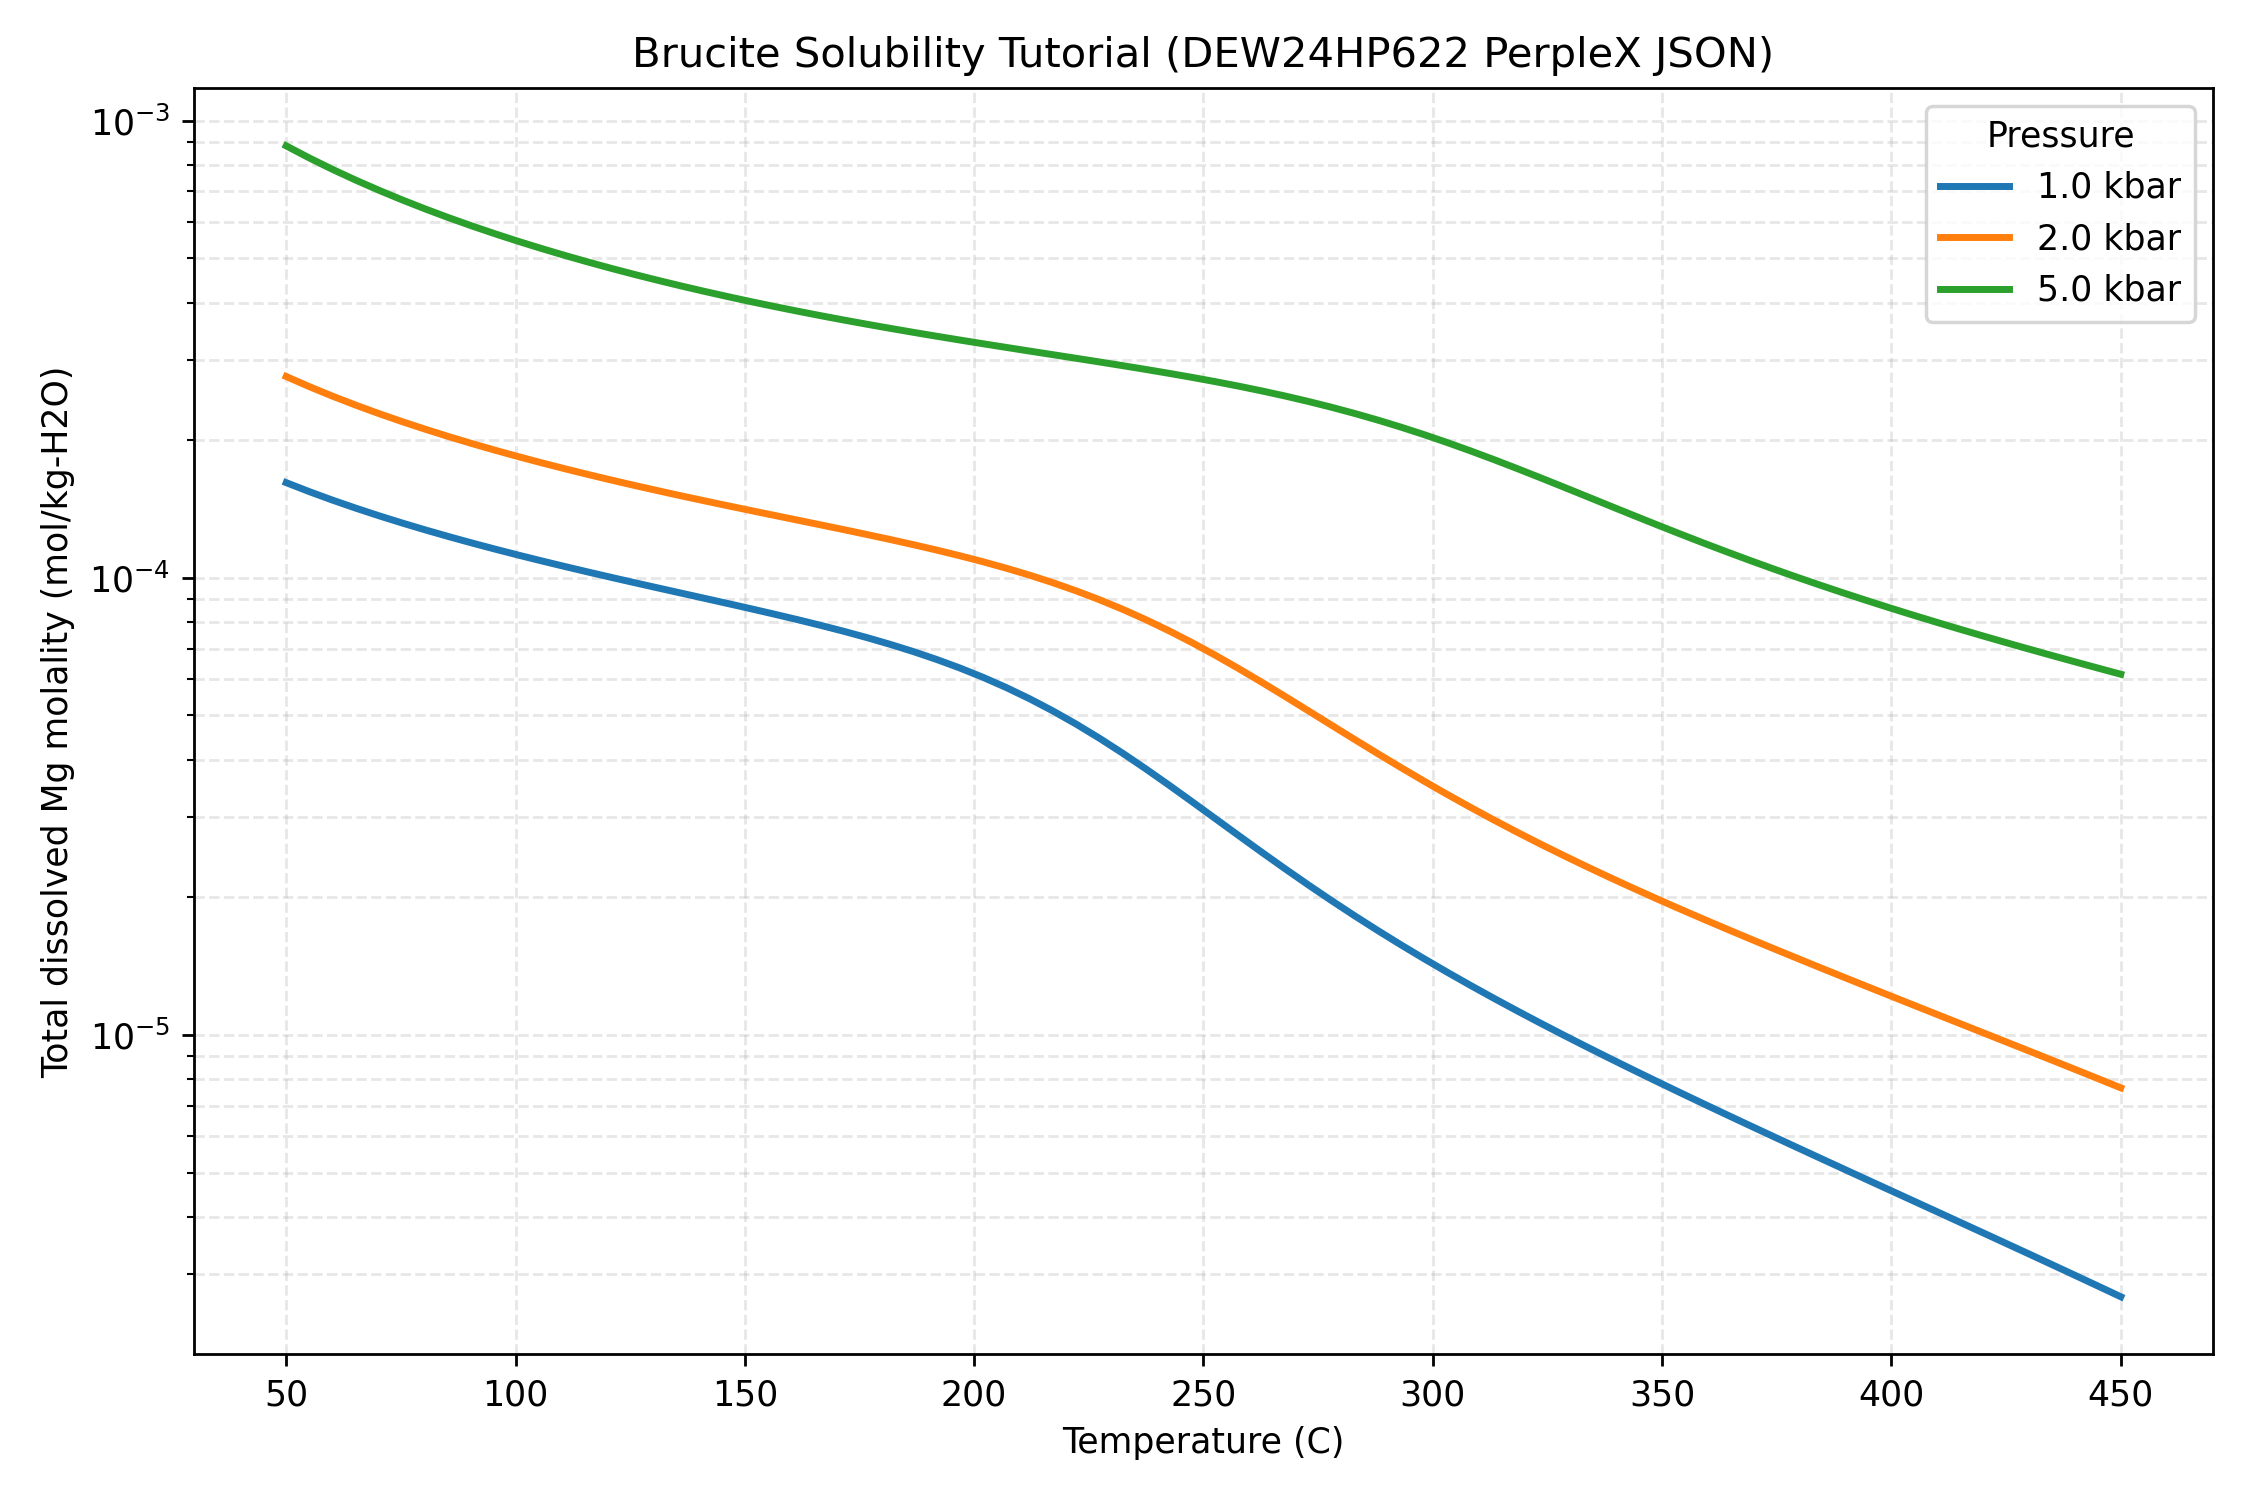

This figure's Python source:
"""
Beginner Tutorial: Generic Mineral Solubility with Reaktoro

What this script does
- builds one aqueous phase plus one mineral phase
- equilibrates that system over a temperature range at several pressures
- reports the dissolved molality of one target element
- saves one plot in the same folder as this script

How to run this script
  Option 1 — from a terminal:
      cd <path-to-this-folder>
      python brucite_solubility_tutorial.py

  Option 2 — from VS Code:
      Open this file and press F5, or right-click and choose "Run Python File in Terminal".

  Requirements:
      - Python environment with Reaktoro installed (e.g. the reaktoro conda environment), OR
      - a local Reaktoro build at <repo-root>/build/Reaktoro/Release (detected automatically).

  Output:
      A PNG plot is saved in the same folder as this script.
      The filename is set by OUTPUT_PLOT_FILENAME in the user settings section below.

"""

# Import os so we can build file paths in a platform-safe way.
import os

# Import json to create a reduced tutorial-specific database subset.
import json

# Import sys so we can add the local Reaktoro build folder to Python's import path.
import sys

# Import NumPy for arrays and numeric helpers.
import numpy as np

# Import Matplotlib for plotting the final solubility curves.
import matplotlib.pyplot as plt


# -----------------------------------------------------------------------------
# 1) Import Reaktoro from the local build when available
# -----------------------------------------------------------------------------

# Store the absolute folder of this script.
THIS_DIR = os.path.dirname(os.path.abspath(__file__))

# Move up to the repository root from the Tutorial folder.
REPO_ROOT = os.path.dirname(os.path.dirname(THIS_DIR))

# Point to the local compiled Python extension folder in this repository.
LOCAL_BUILD_PYD_DIR = os.path.join(REPO_ROOT, "build", "Reaktoro", "Release")

# If the local compiled extension folder exists and is not already on sys.path,
# add it at the front so Python prefers the local build.
if os.path.isdir(LOCAL_BUILD_PYD_DIR) and LOCAL_BUILD_PYD_DIR not in sys.path:
    sys.path.insert(0, LOCAL_BUILD_PYD_DIR)

# Import autodiff after the local build path is on sys.path.
# The local reaktoro4py build may ship autodiff alongside the extension module.
try:
    import autodiff  # noqa: E402
except ModuleNotFoundError:
    # Fallback for environments where autodiff is not exposed as a module.
    class _AutodiffShim:
        @staticmethod
        def real(value):
            return value

    autodiff = _AutodiffShim()

try:
    # First try the local compiled extension from this repository.
    from reaktoro4py import *  # noqa: F401,F403

    # Print a message so the user knows the local build is being used.
    print(f"Using local Reaktoro build from: {LOCAL_BUILD_PYD_DIR}")
except ModuleNotFoundError:
    # If the local compiled extension is not available, fall back to an installed package.
    from reaktoro import *  # noqa: F401,F403

    # Print a message so the user knows the installed package is being used instead.
    print("Using installed 'reaktoro' package (local build not found).")


# -----------------------------------------------------------------------------
# 2) User input section
# Edit this block first. Most users only need to change values here.
# -----------------------------------------------------------------------------

# -----------------------------------------------------------------------------
# 2A) Mineral and aqueous chemistry
# -----------------------------------------------------------------------------

# Choose the mineral name exactly as it appears in the DEW24HP622 PerpleX JSON database.
MINERAL_NAME = "br"

# Give the mineral a human-readable formula string for printed output only.
MINERAL_FORMULA = "Mg(OH)2"

# Choose which dissolved element should be plotted as the solubility signal.
TARGET_DISSOLVED_ELEMENT = "Mg"

# List the aqueous species that will be included in the aqueous phase.
# This is the main list to change when adapting the tutorial to another system.
AQUEOUS_SPECIES = [
    "H2O",
    "CO2",
    "CO2,aq",
    "H+",
    "OH-",
    "Mg+2",
    "MgOH+",
    "HCO3-",
    "CO3-2",
]

# Optionally set the solvent species explicitly.
# Leave this as None if you want the script to infer a likely solvent automatically.
SOLVENT_SPECIES_NAME = "H2O"


# -----------------------------------------------------------------------------
# 2B) Thermodynamic database and PerpleX-DEW model settings
# -----------------------------------------------------------------------------

# -----------------------------------------------------------------------------
# PerplexDEW settable API explained (Python)
#
# 1) StandardThermoModelParamsPerplexDEW (species-level HKF-style parameters)
#    - Gf, Hf, Sr, a1, a2, a3, a4, c1, c2, wref, charge, Tmax
#    - Note: this tutorial uses species thermo directly from the selected
#      PerpleX-derived database, so these fields are not manually assigned here.
#
# 2) ActivityDHModel enum
#    - ActivityDHModel.Davies
#    - ActivityDHModel.ExtendedDH
#
# 3) ActivityModelParamsPerplexDEW
#    - dhModel
#    - errorOnConflictingStandardState
#    - warnOnUnmappedGFSMCoupling
#
# 4) Model factories used in this tutorial
#    - StandardThermoModelPerplexDEW(params)
#    - ActivityModelPerplexDEW(params) or ActivityModelPerplexDEW(model)
# -----------------------------------------------------------------------------

# Choose the PerpleX-derived Reaktoro JSON database file.
PERPLEX_DATABASE_FILENAME = "DEW24HP622ver_elements-reaktoro.json"

# Choose the Debye-Hückel variant used by ActivityModelPerplexDEW.
# Physical meaning: both models compute the electrostatic contribution to the mean
# activity coefficient of ions arising from long-range Coulomb screening by the
# surrounding ion cloud; the choice affects how strongly ionic strength depresses
# the activity of charged species and therefore mineral solubility.
# Options:
#   "Davies"     — Davies equation; no ionic-size parameter required; good to ~0.5 mol/kg.
#   "ExtendedDH" — extended Debye-Hückel with ion-size parameters; good to ~1 mol/kg.
PERPLEX_ACTIVITY_DH_MODEL = "Davies"

# Validate GFSM/HKF standard-state conflicts during model construction.
# Physical meaning: prevents combining incompatible reference states for the same
# species (mole-fraction GFSM solvent and molal HKF solute), which would double-count
# excess chemical potential contributions.
# Options: False (warn only, default), True (raise error and stop).
PERPLEX_ERROR_ON_CONFLICTING_STANDARD_STATE = False

# Emit a warning when a GFSM phase species cannot be matched to any Reaktoro species
# in the aqueous phase during PerplexDEW evaluation.
# Physical meaning: an unmapped GFSM coupling means the Perple_X fluid activity
# for that species is silently ignored; the species uses purely Reaktoro's internal
# activity model instead. This is expected when the PerpleX database contains species
# not listed in AQUEOUS_SPECIES, and benign if those species have negligible amounts.
# Options: True (print a one-time stderr warning per unmapped species, default),
#          False (suppress all unmapped-coupling warnings).
PERPLEX_WARN_ON_UNMAPPED_GFSM_COUPLING = True

# The settings below document the DEW water conventions used when generating
# this PerpleX-derived database.

# Water EOS used when the PerpleX-derived database was generated with the DEW spreadsheet.
# Physical meaning: sets the P-T-density relationship of water; determines volumetric
# and caloric properties that underpin all HKF standard-state calculations in the database.
# Options: "ZhangDuan2005" (DEW default), "ZhangDuan2009", "WagnerPruss", "HGK"
# NOTE: changing these values does NOT recompute the PerpleX database; they are
# documentation-only to record which convention the database was generated with.
DEW_WATER_EOS_MODEL = "ZhangDuan2005"

# Dielectric-constant model used when the database was generated.
# Physical meaning: the relative permittivity of water controls how strongly the
# solvent screens electrostatic interactions; it directly sets the Debye-Huckel A
# and B parameters and shifts the Born solvation energies of ions.
# Options: "PowerFunction" (DEW default), "JohnsonNorton1991", "Franck1990", "Fernandez1997"
DEW_WATER_DIELECTRIC_MODEL = "PowerFunction"

# Water Gibbs energy model used when the database was generated.
# Physical meaning: the Gibbs energy of liquid water at P-T enters the calculation
# of the Born coefficient omega, which corrects standard partial molar volumes
# and heat capacities of charged species for electrostatic solvation.
# Options: "DewIntegral" (DEW default), "DelaneyHelgeson1978"
DEW_WATER_GIBBS_MODEL = "DewIntegral"

# Born model used when the database was generated.
# Physical meaning: the Born model computes the electrostatic free energy of
# transferring an ion from vacuum into the high-P dielectric medium; omitting
# it ("None") removes all pressure dependence of ionic solvation energies.
# Options: "Shock92Dew" (DEW default), "None" (Born correction disabled)
DEW_WATER_BORN_MODEL = "Shock92Dew"

# Whether Psat polynomials were used when the database was generated.
# Physical meaning: Psat(T) locates the liquid-vapour boundary used to decide
# which branch of the water EOS applies at a given T; only relevant near saturation.
# Options: True (DEW default), False (iterative solver)
DEW_USE_PSAT_POLYNOMIALS = True

# Relative Psat solver tolerance used when the database was generated.
# Physical meaning: controls precision of the liquid-vapour boundary location;
# only significant for calculations very close to the saturation curve.
# Typical values: 1e-3 (loose, DEW default), 1e-6 (tight).
DEW_PSAT_RELATIVE_TOLERANCE = 1.0e-3


# -----------------------------------------------------------------------------
# 2C) Temperature-pressure sweep
# -----------------------------------------------------------------------------

# Choose the temperature range in degrees Celsius.
TEMPERATURE_MIN_C = 50.0
TEMPERATURE_MAX_C = 450.0

# Choose how many temperature points to compute.
NUMBER_OF_TEMPERATURE_POINTS = 80

# Choose the pressures to calculate, in kbar.
PRESSURES_KBAR = [1.0, 2.0, 5.0]


# -----------------------------------------------------------------------------
# 2D) Initial chemical state
# -----------------------------------------------------------------------------

# Set the initial amounts for the starting chemical state, in mol.
# Keep the mineral amount comfortably above saturation so the mineral can remain present.
# Keep the solvent amount large enough to represent the bulk fluid.
# Add or remove species here when adapting the script to another chemistry setup.
INITIAL_SPECIES_AMOUNTS_MOL = {
    "H2O": 27.75,
    "CO2": 27.75,
    "CO2,aq": 1e-8,
    "H+": 1e-8,
    "OH-": 1e-8,
    "Mg+2": 1e-8,
    "MgOH+": 1e-10,
    "HCO3-": 1e-10,
    "CO3-2": 1e-12,
    MINERAL_NAME: 10.0,
}


# -----------------------------------------------------------------------------
# 2E) Graph and output settings
# -----------------------------------------------------------------------------

# Give the tutorial run a short human-readable title.
RUN_TITLE = "Brucite solubility tutorial (DEW24HP622 PerpleX JSON, 50/50 H2O-CO2 fluid)"

# Choose the output figure name.
OUTPUT_PLOT_FILENAME = "brucite_solubility_tutorial_dew24hp622.png"

# Choose the plot title.
PLOT_TITLE = (
    "Brucite Solubility Tutorial (DEW24HP622 PerpleX JSON, 50/50 H2O-CO2 fluid)"
)

# Choose the x-axis label.
PLOT_X_LABEL = "Temperature (C)"

# Choose the y-axis label.
# This is placed after TARGET_DISSOLVED_ELEMENT so the label updates automatically when you change the element.
PLOT_Y_LABEL = f"Total dissolved {TARGET_DISSOLVED_ELEMENT} molality (mol/kg-H2O)"

# Set water molar mass (kg/mol) for manual molality conversion.
WATER_MOLAR_MASS_KG_PER_MOL = 0.01801528

# Choose the plot size in inches.
PLOT_FIGURE_SIZE = (9, 6)

# Choose the saved PNG resolution.
PLOT_DPI = 250

# Choose the y-axis scaling.
PLOT_Y_SCALE = "log"


# -----------------------------------------------------------------------------
# 3) Derived paths and small helper choices
# You usually do not need to edit anything below this line.
# -----------------------------------------------------------------------------

# Store the script folder again with a beginner-friendly name.
SCRIPT_DIR = os.path.dirname(os.path.abspath(__file__))

# Build the absolute path to the output plot file.
OUTPUT_PLOT = os.path.join(SCRIPT_DIR, OUTPUT_PLOT_FILENAME)

# Build the absolute path to the PerpleX-derived Reaktoro database file in this repository.
PERPLEX_DATABASE_FILE = os.path.join(
    os.path.dirname(os.path.dirname(SCRIPT_DIR)),
    "embedded",
    "databases",
    "perplex",
    PERPLEX_DATABASE_FILENAME,
)

# Build a tutorial-local subset database path that contains only the selected species.
PERPLEX_DATABASE_SUBSET_FILE = os.path.join(
    SCRIPT_DIR,
    "DEW24HP622ver_elements-reaktoro-brucite-subset.json",
)


# -----------------------------------------------------------------------------
# 4) Helper functions
# These functions keep the main calculation logic easier to read.
# -----------------------------------------------------------------------------


# Define a helper that tries to determine the solvent species name automatically.
def infer_solvent_species_name(aqueous_species, configured_name, initial_amounts):
    """Return the solvent species name using explicit choice first, then safe guesses."""

    # If the user provided a solvent species explicitly, use it.
    if configured_name is not None:
        return configured_name

    # Prefer common water-like solvent names if they appear in the aqueous species list.
    preferred_names = ["H2O", "H2O(aq)", "H2O(l)"]

    # Check each preferred solvent name in order.
    for candidate_name in preferred_names:
        if candidate_name in aqueous_species:
            return candidate_name

    # If no common water name was found, try to use the aqueous species with the largest initial amount.
    # This makes the script more general for custom solvent naming.
    largest_amount = -1.0
    best_name = None

    # Loop through the explicit aqueous species only.
    for species_name in aqueous_species:
        amount = float(initial_amounts.get(species_name, 0.0))
        if amount > largest_amount:
            largest_amount = amount
            best_name = species_name

    # If we found a species with the largest amount, use it.
    if best_name is not None:
        return best_name

    # If we get here, the script cannot infer a solvent safely.
    raise ValueError(
        "Could not infer the solvent species name. "
        "Set SOLVENT_SPECIES_NAME explicitly or add the solvent to INITIAL_SPECIES_AMOUNTS_MOL."
    )


# Define a helper that checks the most important user inputs early.
def validate_user_inputs():
    """Raise a clear error if the beginner-facing configuration is inconsistent."""

    # Make sure the aqueous species list is not empty.
    if not AQUEOUS_SPECIES:
        raise ValueError("AQUEOUS_SPECIES must contain at least one aqueous species.")

    # Make sure at least two temperatures are requested so a curve can be drawn.
    if NUMBER_OF_TEMPERATURE_POINTS < 2:
        raise ValueError("NUMBER_OF_TEMPERATURE_POINTS must be at least 2.")

    # Make sure the temperature range is ordered correctly.
    if TEMPERATURE_MAX_C <= TEMPERATURE_MIN_C:
        raise ValueError("TEMPERATURE_MAX_C must be greater than TEMPERATURE_MIN_C.")

    # Make sure the mineral has an initial amount so it is present in the starting state.
    if MINERAL_NAME not in INITIAL_SPECIES_AMOUNTS_MOL:
        raise ValueError(
            "INITIAL_SPECIES_AMOUNTS_MOL must include the mineral phase name so the mineral is present initially."
        )


# Define a helper that prints the grouped user settings in a clear beginner-friendly way.
def print_run_configuration(solvent_species_name):
    """Print the most important tutorial settings in the same grouped order used at the top."""

    print("=" * 78)
    print(RUN_TITLE)
    print("=" * 78)
    print("[Mineral and aqueous chemistry]")
    print(f"Mineral phase: {MINERAL_NAME} ({MINERAL_FORMULA})")
    print("Aqueous species included: " + ", ".join(AQUEOUS_SPECIES))
    print(f"Solvent species used for interpretation: {solvent_species_name}")
    print(f"Target dissolved element: {TARGET_DISSOLVED_ELEMENT}")
    print()
    print("[Database and model settings]")
    print(f"PerpleX-derived database file: {PERPLEX_DATABASE_FILENAME}")
    print(
        "Tutorial subset database file: "
        f"{os.path.basename(PERPLEX_DATABASE_SUBSET_FILE)}"
    )
    print("PerplexDEW water convention metadata:")
    print(f"  Water EOS model: {DEW_WATER_EOS_MODEL}")
    print(f"  Water dielectric model: {DEW_WATER_DIELECTRIC_MODEL}")
    print(f"  Water Gibbs model: {DEW_WATER_GIBBS_MODEL}")
    print(f"  Water Born model: {DEW_WATER_BORN_MODEL}")
    print(f"  Use Psat polynomials: {DEW_USE_PSAT_POLYNOMIALS}")
    print(f"  Psat relative tolerance: {DEW_PSAT_RELATIVE_TOLERANCE}")
    print(f"  Activity DH mode: {PERPLEX_ACTIVITY_DH_MODEL}")
    print(
        "  Note: ActivityModelPerplexDEW is built from ActivityModelParamsPerplexDEW in this tutorial."
    )
    print()
    print("[Temperature-pressure sweep]")
    print(
        f"Temperature range: {TEMPERATURE_MIN_C} to {TEMPERATURE_MAX_C} C "
        f"with {NUMBER_OF_TEMPERATURE_POINTS} points"
    )
    print("Pressures (kbar): " + ", ".join(str(value) for value in PRESSURES_KBAR))
    print()
    print("[Initial chemical state in mol]")
    for species_name, amount in INITIAL_SPECIES_AMOUNTS_MOL.items():
        print(f"  {species_name}: {amount}")
    print("  Fluid composition target: 50 mol% H2O and 50 mol% CO2 (by initial moles)")
    print("=" * 78)


# Define a helper that builds the chemical system used for the equilibrium calculations.
def prepare_tutorial_database_subset():
    """Create a reduced database with only the species needed by this tutorial."""

    # Load the full converted PerpleX database.
    with open(PERPLEX_DATABASE_FILE, "r", encoding="utf-8") as file:
        database_data = json.load(file)

    # Collect the exact species required for the selected chemistry setup.
    required_species_names = set(AQUEOUS_SPECIES)
    required_species_names.add(MINERAL_NAME)

    # Access the species dictionary in the converted database.
    species_data = database_data.get("Species", {})

    # Validate that all required species exist in the source database.
    missing_species = sorted(
        species_name
        for species_name in required_species_names
        if species_name not in species_data
    )
    if missing_species:
        raise ValueError(
            "The following required species are missing in the source database: "
            + ", ".join(missing_species)
        )

    # Build a reduced species dictionary keeping only the required entries.
    reduced_species_data = {}
    for species_name in sorted(required_species_names):
        species_entry = dict(species_data[species_name])

        # AqueousProps expects proton formula to be H+ (or H3O+) explicitly.
        if species_name == "H+":
            species_entry["Formula"] = "H+"

        # Some converted DEW entries intentionally carry only ThermoReference values.
        # Add a constant fallback model with G0/H0/V0 so derived reporting
        # properties are not forced to zero.
        has_formation_reaction = "FormationReaction" in species_entry
        has_standard_model = "StandardThermoModel" in species_entry
        if not has_formation_reaction and not has_standard_model:

            def _as_float(value, default=0.0):
                try:
                    return float(value)
                except (TypeError, ValueError):
                    return default

            thermo_reference = species_entry.get("ThermoReference", {})
            metadata = species_entry.get("Metadata", {})
            perplex_params = {}
            if isinstance(metadata, dict):
                params = metadata.get("PerpleX_Params", {})
                if isinstance(params, dict):
                    perplex_params = params

            reference_gibbs = _as_float(
                thermo_reference.get("Gf", 0.0)
                if isinstance(thermo_reference, dict)
                else 0.0
            )
            reference_entropy = _as_float(
                thermo_reference.get("S0", perplex_params.get("S0", 0.0))
                if isinstance(thermo_reference, dict)
                else perplex_params.get("S0", 0.0)
            )
            # Perple_X V0 is in J/bar; convert to m3/mol with factor 1e-5.
            reference_v0_jbar = _as_float(
                thermo_reference.get("V0", perplex_params.get("V0", 0.0))
                if isinstance(thermo_reference, dict)
                else perplex_params.get("V0", 0.0)
            )

            reference_h0 = reference_gibbs + 298.15 * reference_entropy
            reference_v0 = reference_v0_jbar * 1.0e-5
            species_entry["StandardThermoModel"] = {
                "Constant": {
                    "G0": reference_gibbs,
                    "H0": reference_h0,
                    "V0": reference_v0,
                }
            }

        reduced_species_data[species_name] = species_entry

    # Copy metadata and replace only the species collection.
    reduced_database_data = dict(database_data)
    reduced_database_data["Species"] = reduced_species_data

    # Write the reduced database next to this tutorial script.
    with open(PERPLEX_DATABASE_SUBSET_FILE, "w", encoding="utf-8") as file:
        json.dump(reduced_database_data, file, indent=2)


def build_tutorial_system():
    """Create the ChemicalSystem for the current tutorial configuration."""

    # Create a reduced tutorial database to avoid unrelated malformed entries.
    prepare_tutorial_database_subset()

    # Load the reduced PerpleX-derived database subset.
    database = Database.fromFile(PERPLEX_DATABASE_SUBSET_FILE)

    # Join the aqueous species names into the single space-separated format Reaktoro expects.
    aqueous_species_string = " ".join(AQUEOUS_SPECIES)

    # Create the aqueous phase from the chosen aqueous species.
    aqueous_phase = AqueousPhase(aqueous_species_string)

    # Configure PerplexDEW activity-model parameters explicitly.
    activity_params = ActivityModelParamsPerplexDEW()
    activity_params.dhModel = getattr(ActivityDHModel, PERPLEX_ACTIVITY_DH_MODEL)
    activity_params.errorOnConflictingStandardState = (
        PERPLEX_ERROR_ON_CONFLICTING_STANDARD_STATE
    )
    activity_params.warnOnUnmappedGFSMCoupling = PERPLEX_WARN_ON_UNMAPPED_GFSM_COUPLING

    # Set the activity model for the aqueous phase using explicit PerplexDEW options.
    aqueous_phase.setActivityModel(ActivityModelPerplexDEW(activity_params))

    # Create the mineral phase for the chosen mineral.
    mineral_phase = MineralPhase(MINERAL_NAME)

    # Return the full chemical system.
    return ChemicalSystem(database, aqueous_phase, mineral_phase)


# Define a helper that sets a species amount in a way that works with both local and installed builds.
def set_state_amount(state, species_name, amount, unit):
    """Set a species amount with compatibility for typed local reaktoro4py builds."""

    # First try the simple Python float path.
    try:
        state.set(species_name, float(amount), unit)

    # If the local build expects autodiff.real, convert and retry.
    except TypeError:
        state.set(species_name, autodiff.real(float(amount)), unit)


# Define a helper that creates the initial chemical state for one pressure sweep.
def make_initial_state(system):
    """Create and populate a ChemicalState from INITIAL_SPECIES_AMOUNTS_MOL."""

    # Start with an empty chemical state for the current system.
    state = ChemicalState(system)

    # Loop over every user-provided initial amount.
    for species_name, amount in INITIAL_SPECIES_AMOUNTS_MOL.items():
        # Set that amount in mol units.
        set_state_amount(state, species_name, amount, "mol")

    # Return the populated starting state.
    return state


# -----------------------------------------------------------------------------
# 5) Main calculation
# -----------------------------------------------------------------------------


# Define the main function so the file can be run as a script.
def main():
    """Run the full mineral-solubility tutorial workflow."""

    # Check the beginner-facing settings before doing any thermodynamics work.
    validate_user_inputs()

    # Determine the solvent species name once.
    solvent_species_name = infer_solvent_species_name(
        AQUEOUS_SPECIES,
        SOLVENT_SPECIES_NAME,
        INITIAL_SPECIES_AMOUNTS_MOL,
    )

    # Print the grouped run configuration so beginners can confirm everything before solving.
    print_run_configuration(solvent_species_name)

    # Build the chemical system from the selected user inputs.
    system = build_tutorial_system()

    # Create an equilibrium specification object for this system.
    specs = EquilibriumSpecs(system)

    # Declare temperature as an input variable.
    specs.temperature()

    # Declare pressure as an input variable.
    specs.pressure()

    # Create the equilibrium solver from those specs.
    solver = EquilibriumSolver(specs)

    # Create a conditions object that will receive temperature and pressure values.
    conditions = EquilibriumConditions(specs)

    # Create a uniformly spaced temperature array in degrees Celsius.
    temperatures_c = np.linspace(
        TEMPERATURE_MIN_C,
        TEMPERATURE_MAX_C,
        NUMBER_OF_TEMPERATURE_POINTS,
    )

    # Create a dictionary that will store one solubility curve for each pressure.
    curves = {}

    # Loop over each requested pressure in kbar.
    for pressure_kbar in PRESSURES_KBAR:
        # Convert kbar to bar because the equilibrium conditions use bar units.
        pressure_bar = pressure_kbar * 1000.0

        # Create an empty Python list to collect solubility values for this pressure.
        dissolved_element_molality = []

        # Create the starting chemical state for this pressure branch.
        state = make_initial_state(system)

        # Loop over every temperature on the temperature grid.
        for temperature_c in temperatures_c:
            # Set the current temperature in Celsius.
            conditions.temperature(float(temperature_c), "celsius")

            # Set the current pressure in bar.
            conditions.pressure(float(pressure_bar), "bar")

            # Solve equilibrium for the current state and conditions.
            result = solver.solve(state, conditions)

            # If the solver succeeded, read the dissolved element molality.
            if result.succeeded():
                # Read aqueous dissolved element moles directly from the phase properties.
                props = ChemicalProps(state)
                dissolved_element_moles = float(
                    props.elementAmountInPhase(TARGET_DISSOLVED_ELEMENT, "AqueousPhase")
                )

                # Convert solvent species amount to kilograms of H2O for molality.
                solvent_moles = float(state.speciesAmount(solvent_species_name))
                solvent_mass_kg = solvent_moles * WATER_MOLAR_MASS_KG_PER_MOL

                # Guard against zero or negative solvent mass.
                if solvent_mass_kg > 0.0:
                    element_molality = dissolved_element_moles / solvent_mass_kg
                else:
                    element_molality = np.nan

            # If the solver failed, store NaN so the plot skips that point.
            else:
                element_molality = np.nan

            # Add this temperature-point result to the current pressure curve.
            dissolved_element_molality.append(element_molality)

        # Convert the current pressure curve to a NumPy array and store it.
        curves[pressure_kbar] = np.array(dissolved_element_molality)

        # Count how many finite values were produced as a simple progress check.
        valid_count = np.isfinite(curves[pressure_kbar]).sum()

        # Print a short progress line for this pressure.
        print(
            f"Computed {valid_count}/{len(temperatures_c)} points at {pressure_kbar:.1f} kbar"
        )

    # Create the Matplotlib figure.
    plt.figure(figsize=PLOT_FIGURE_SIZE)

    # Loop over each pressure again to draw one curve per pressure.
    for pressure_kbar in PRESSURES_KBAR:
        # Load the stored y-values for this pressure.
        y = curves[pressure_kbar]

        # Build a mask that is True only where the calculation succeeded.
        valid = np.isfinite(y)

        # Plot temperature against dissolved-element molality for the valid points.
        plt.plot(
            temperatures_c[valid],
            y[valid],
            linewidth=2.0,
            label=f"{pressure_kbar:.1f} kbar",
        )

    # Apply the requested y-axis scaling.
    plt.yscale(PLOT_Y_SCALE)

    # Set the x-axis label.
    plt.xlabel(PLOT_X_LABEL)

    # Set the y-axis label.
    plt.ylabel(PLOT_Y_LABEL)

    # Set the plot title.
    plt.title(PLOT_TITLE)

    # Draw a light grid to help beginners read the figure.
    plt.grid(True, which="both", alpha=0.3, linestyle="--")

    # Draw the legend with pressure labels.
    plt.legend(title="Pressure")

    # Tighten layout so labels are not clipped.
    plt.tight_layout()

    # Save the figure as a PNG file.
    plt.savefig(OUTPUT_PLOT, dpi=PLOT_DPI)

    # Print the file path of the saved output plot.
    print(f"Saved plot: {OUTPUT_PLOT}")


# Run the main function only when the script is executed directly.
if __name__ == "__main__":
    # Start the tutorial run.
    main()
